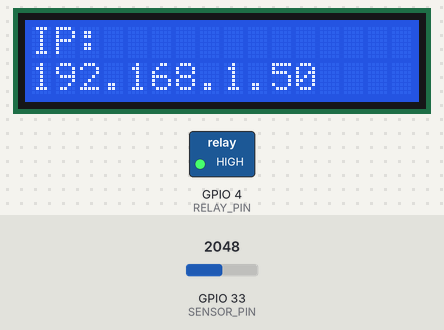
Simulated run of this sketch. Board: ESP32. On the bench: 16×2 character LCD, switched loads named in the sketch (green lamp = pin HIGH). The test bench sets the inputs (shaded band); at power-on: GPIO 33 (SENSOR_PIN) = 2048. WiFi joins after 1.5 s; servers stay silent unless stated; the local clock reads 2024-03-15 10:24:30 at power-on unless the sketch sets it; what the sketch prints to the serial monitor is not drawn.

Above: at 2.1 s.
At 5.6 s:
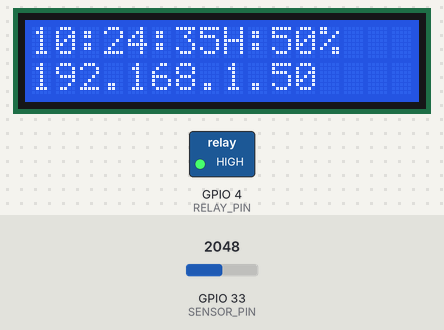
5.7 s: GPIO 33 (SENSOR_PIN) set to 2866
At 11.4 s:
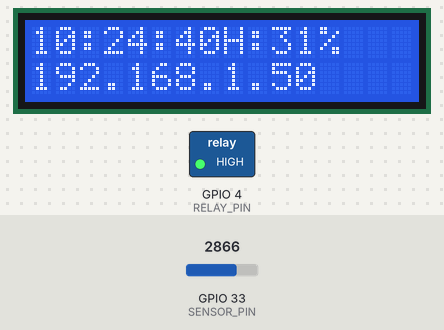
16.5 s: GPIO 33 (SENSOR_PIN) set to 3603
At 21.4 s:
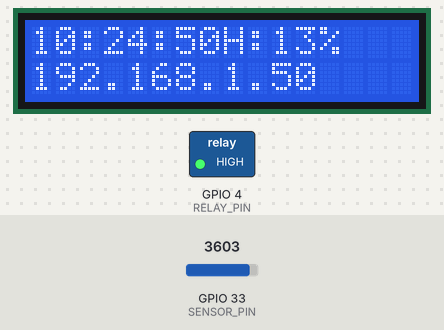
26.5 s: GPIO 33 (SENSOR_PIN) set to 4095
At 30.3 s:
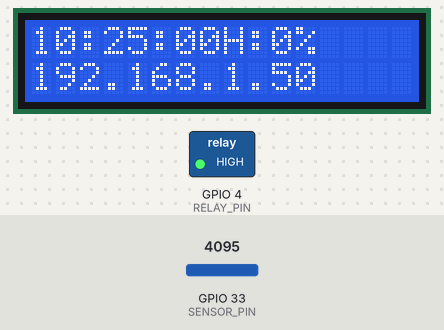
Timing chart, 0 to 31.8 s (numbered marks = the images above; inputs shaded):
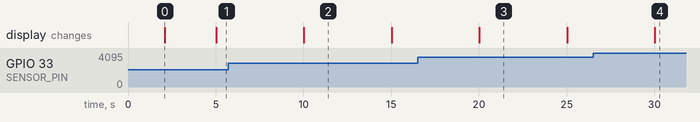

The sketch:

Arrosage_automatique.ino
```cpp
#include <WiFi.h>
#include <WebServer.h>
#include <LiquidCrystal_I2C.h>
#include <ArduinoJson.h>
#include <time.h>

#define RELAY_PIN 4
#define SENSOR_PIN 33

const char* ssid = "";
const char* password = "";

// NTP
const char* ntpServer = "pool.ntp.org";
const long gmtOffset_sec = 3600;          // Maroc = UTC+1
const int daylightOffset_sec = 0;

WebServer server(80);
LiquidCrystal_I2C lcd(0x27, 16, 2);

// --- POST /api/pump ---
void handlePumpControl() {
  if (server.method() != HTTP_POST) {
    server.send(405, "text/plain", "Method Not Allowed");
    return;
  }

  String body = server.arg("plain");
  StaticJsonDocument<200> doc;
  DeserializationError error = deserializeJson(doc, body);

  if (error || !doc.containsKey("state") || !doc["state"].is<bool>()) {
    server.send(400, "application/json", "{\"error\":\"Invalid or missing 'state' boolean\"}");
    return;
  }

  bool turnOn = doc["state"];

  if (turnOn) {
    digitalWrite(RELAY_PIN, LOW);
    lcd.setCursor(0, 1);
    lcd.print("Pump: ON       ");
    server.send(200, "application/json", "{\"status\": \"Pump ON\"}");
  } else {
    digitalWrite(RELAY_PIN, HIGH);
    lcd.setCursor(0, 1);
    lcd.print("Pump: OFF      ");
    server.send(200, "application/json", "{\"status\": \"Pump OFF\"}");
  }
}

// --- GET /api/soilMoisture ---
void handleSoilMoisture() {
  int value = analogRead(SENSOR_PIN);
  value = map(value, 0, 4095, 0, 100);
  value = (value - 100) * -1;

  String json = "{\"moisture\": " + String(value) + "}";
  server.send(200, "application/json", json);
}

// --- Initialisation NTP ---
void setupTime() {
  configTime(gmtOffset_sec, daylightOffset_sec, ntpServer);

  struct tm timeinfo;
  while (!getLocalTime(&timeinfo)) {
    Serial.println("Waiting for NTP...");
    delay(1000);
  }
  Serial.println("Time synchronized");
}

void setup() {
  Serial.begin(115200);
  pinMode(RELAY_PIN, OUTPUT);
  digitalWrite(RELAY_PIN, HIGH); // Pompe OFF

  lcd.init();
  lcd.backlight();
  lcd.setCursor(0, 0);
  lcd.print("Connecting WiFi");

  WiFi.begin(ssid, password);
  while (WiFi.status() != WL_CONNECTED) {
    delay(1000);
    Serial.println("Connexion au WiFi...");
  }

  lcd.clear();
  lcd.setCursor(0, 0);
  lcd.print("IP:");
  lcd.setCursor(0, 1);
  lcd.print(WiFi.localIP());
  Serial.println(WiFi.localIP());

  setupTime();

  server.on("/api/pump", HTTP_POST, handlePumpControl);
  server.on("/api/soilMoisture", HTTP_GET, handleSoilMoisture);
  server.begin();
}

void loop() {
  server.handleClient();

  static unsigned long lastUpdate = 0;
  unsigned long now = millis();

  if (now - lastUpdate > 5000) {
    // Affichage humidité
    int value = analogRead(SENSOR_PIN);
    value = map(value, 0, 4095, 0, 100);
    value = (value - 100) * -1;

    // Heure actuelle
    struct tm timeinfo;
    if (getLocalTime(&timeinfo)) {
      char timeStr[17];
      strftime(timeStr, sizeof(timeStr), "%H:%M:%S", &timeinfo);

      lcd.setCursor(0, 0);
      lcd.print(timeStr);          // Affiche l'heure sur ligne 0
    } else {
      lcd.setCursor(0, 0);
      lcd.print("Time error     ");
    }

    // Affichage humidité ligne 1
    lcd.setCursor(8, 0);
    lcd.print("H:");
    lcd.print(value);
    lcd.print("% ");

    lastUpdate = now;
  }
}
```

Measured:
- what the display in image 0 shows lasts 2.9 s, from 2.1 s to 5.0 s
- what the display in image 2 shows lasts 5.0 s, from 10.0 s to 15.0 s
